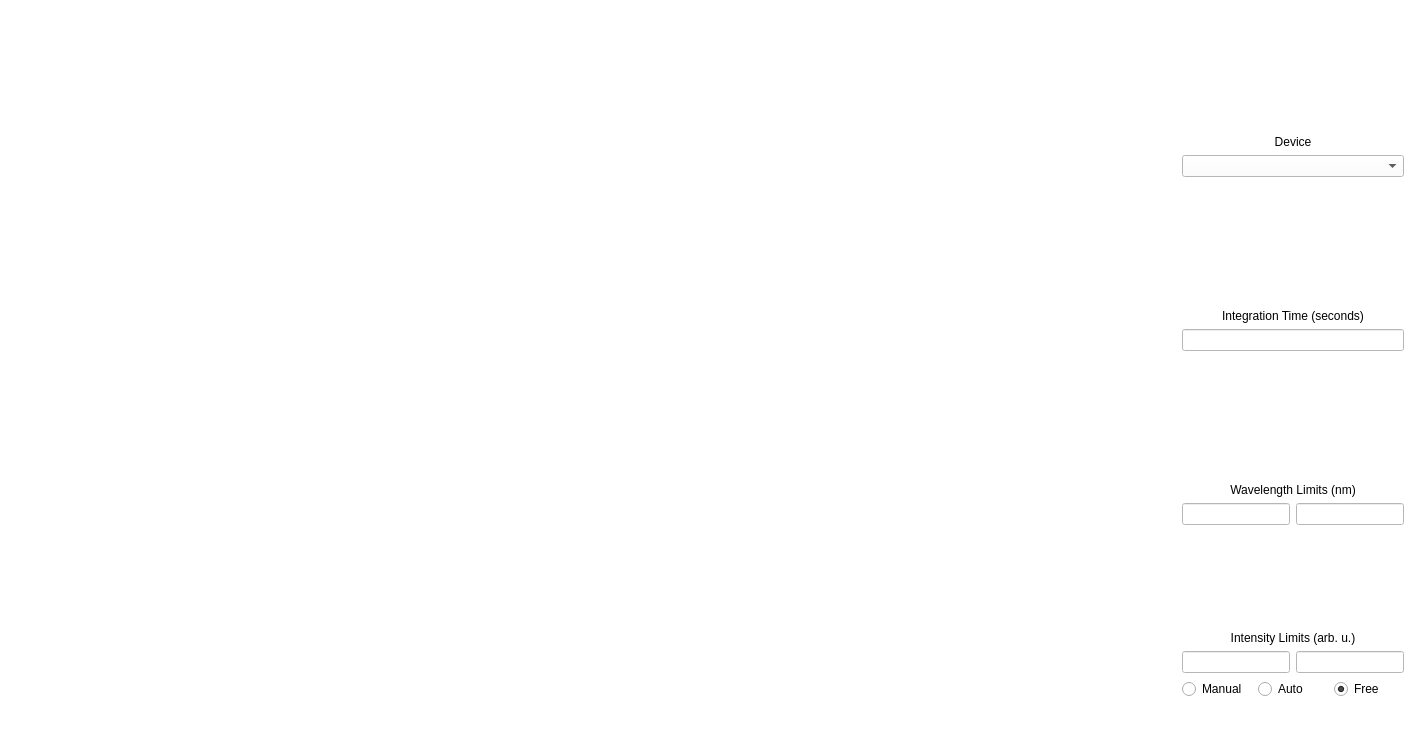
<?xml version="1.0" encoding="UTF-8"?>
<ui version="4.0">
 <class>MainWindow</class>
 <widget class="QMainWindow" name="MainWindow">
  <property name="geometry">
   <rect>
    <x>0</x>
    <y>0</y>
    <width>1413</width>
    <height>730</height>
   </rect>
  </property>
  <property name="windowTitle">
   <string>MainWindow</string>
  </property>
  <property name="styleSheet">
   <string notr="true">background-color: rgb(255, 255, 255);</string>
  </property>
  <widget class="QWidget" name="centralwidget">
   <layout class="QHBoxLayout" name="horizontalLayout" stretch="5,0">
    <item>
     <widget class="MplWidget" name="MplWidget" native="true"/>
    </item>
    <item>
     <layout class="QVBoxLayout" name="verticalLayout" stretch="0,0,0,0">
      <item>
       <layout class="QVBoxLayout" name="verticalLayout_3" stretch="1,1">
        <item>
         <widget class="QLabel" name="label_2">
          <property name="text">
           <string>Device</string>
          </property>
          <property name="alignment">
           <set>Qt::AlignBottom|Qt::AlignHCenter</set>
          </property>
         </widget>
        </item>
        <item>
         <widget class="QComboBox" name="comboBoxSpectrometers"/>
        </item>
       </layout>
      </item>
      <item>
       <layout class="QVBoxLayout" name="verticalLayout_2" stretch="1,1">
        <item>
         <widget class="QLabel" name="label">
          <property name="text">
           <string>Integration Time (seconds)</string>
          </property>
          <property name="alignment">
           <set>Qt::AlignBottom|Qt::AlignHCenter</set>
          </property>
         </widget>
        </item>
        <item>
         <widget class="QLineEdit" name="lineEditExposure">
          <property name="alignment">
           <set>Qt::AlignCenter</set>
          </property>
         </widget>
        </item>
       </layout>
      </item>
      <item>
       <layout class="QVBoxLayout" name="verticalLayout_4" stretch="1,0">
        <property name="bottomMargin">
         <number>0</number>
        </property>
        <item>
         <widget class="QLabel" name="label_3">
          <property name="text">
           <string>Wavelength Limits (nm)</string>
          </property>
          <property name="alignment">
           <set>Qt::AlignBottom|Qt::AlignHCenter</set>
          </property>
         </widget>
        </item>
        <item>
         <layout class="QHBoxLayout" name="horizontalLayout_2">
          <property name="topMargin">
           <number>0</number>
          </property>
          <item>
           <widget class="QLineEdit" name="lineEditWavelengthMin">
            <property name="alignment">
             <set>Qt::AlignCenter</set>
            </property>
           </widget>
          </item>
          <item>
           <widget class="QLineEdit" name="lineEditWavelengthMax">
            <property name="alignment">
             <set>Qt::AlignCenter</set>
            </property>
           </widget>
          </item>
         </layout>
        </item>
       </layout>
      </item>
      <item>
       <layout class="QVBoxLayout" name="verticalLayout_5" stretch="1,0,0">
        <property name="topMargin">
         <number>10</number>
        </property>
        <item>
         <widget class="QLabel" name="label_4">
          <property name="text">
           <string>Intensity Limits (arb. u.)</string>
          </property>
          <property name="alignment">
           <set>Qt::AlignBottom|Qt::AlignHCenter</set>
          </property>
         </widget>
        </item>
        <item>
         <layout class="QHBoxLayout" name="horizontalLayout_3">
          <property name="topMargin">
           <number>0</number>
          </property>
          <item>
           <widget class="QLineEdit" name="lineEditIntensityMin"/>
          </item>
          <item>
           <widget class="QLineEdit" name="lineEditIntensityMax"/>
          </item>
         </layout>
        </item>
        <item>
         <layout class="QHBoxLayout" name="horizontalLayout_4">
          <property name="topMargin">
           <number>0</number>
          </property>
          <item>
           <widget class="QRadioButton" name="radioButtonIntensityManual">
            <property name="text">
             <string>Manual</string>
            </property>
           </widget>
          </item>
          <item>
           <widget class="QRadioButton" name="radioButtonIntensityAuto">
            <property name="text">
             <string>Auto</string>
            </property>
           </widget>
          </item>
          <item>
           <widget class="QRadioButton" name="radioButtonIntensityFree">
            <property name="text">
             <string>Free</string>
            </property>
            <property name="checked">
             <bool>true</bool>
            </property>
           </widget>
          </item>
         </layout>
        </item>
       </layout>
      </item>
     </layout>
    </item>
   </layout>
  </widget>
  <widget class="QMenuBar" name="menubar">
   <property name="geometry">
    <rect>
     <x>0</x>
     <y>0</y>
     <width>1413</width>
     <height>21</height>
    </rect>
   </property>
  </widget>
  <widget class="QStatusBar" name="statusbar"/>
 </widget>
 <customwidgets>
  <customwidget>
   <class>MplWidget</class>
   <extends>QWidget</extends>
   <header>mplwidget.h</header>
   <container>1</container>
  </customwidget>
 </customwidgets>
 <resources/>
 <connections/>
</ui>
